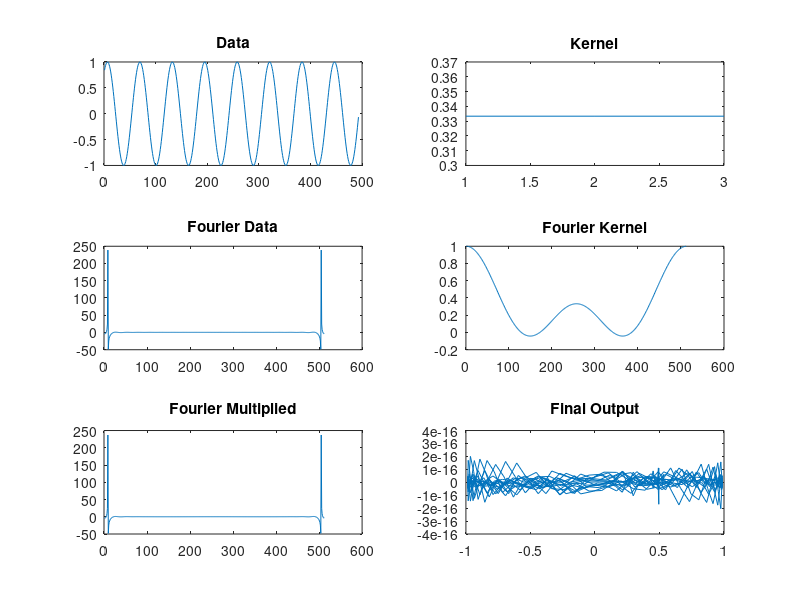

The MATLAB script that drew this image:
load('TE.mat');
%plot(nanmean(TE.Photometry.data.ZS,1));
path = 'C:\Users\tcare\Documents\GitHub\CSHLPartners\Deconvolution\';

kernel = zeros(3,1) + (1/3);
data = sin(1:.1:(16 * pi))';
figure;subplot(3,2,1); plot(data);
title("Data");
subplot(3,2,2); plot(kernel);
title("Kernel");
L = numel(data);
Lx2=pow2(nextpow2(L));
fdata =  fft(data,Lx2);
subplot(3,2,3); plot(real(fdata));
title("Fourier Data");
fkernel = fft(kernel,Lx2);
subplot(3,2,4); plot(real(fkernel));
title("Fourier Kernel");
convolved = real(fdata) .* real(fkernel);
subplot(3,2,5); plot(real(convolved));
title("Fourier Multiplied");
out = ifft(convolved);
subplot(3,2,6); plot(out);
title("Final Output");
%saveas(fourier, fullfile(path, 'deconvolution_fourier.fig'));
%saveas(fourier, fullfile(path, 'deconvolution_fourier.jpg'));